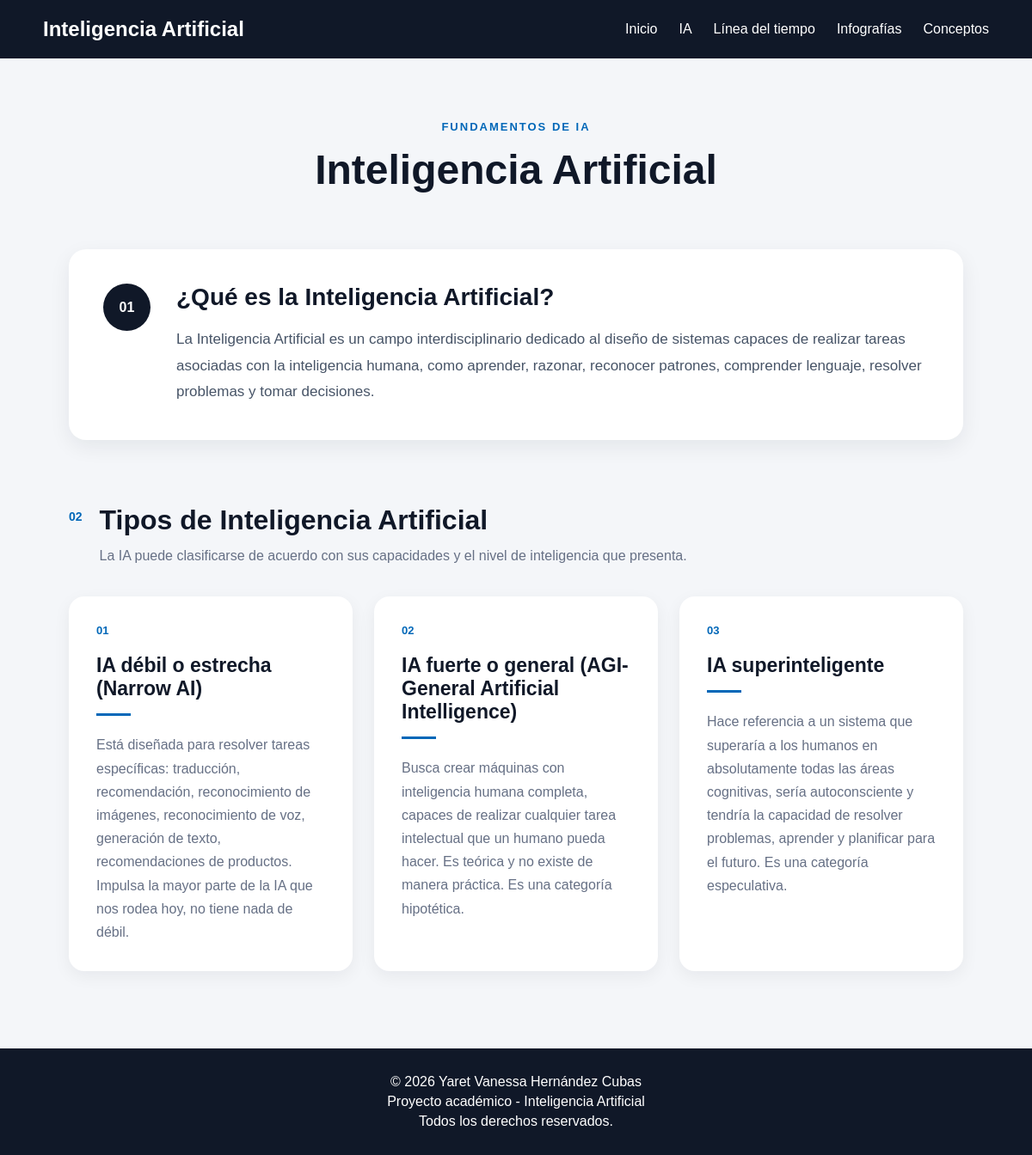
Screenshot of /ia/ with the database file from the repository.
### principal/models.py (models this page shows, shortened)
class TipoIA(models.Model):
    nombre = models.CharField(max_length=100)
    definicion = models.TextField()

### principal/views.py (the view)
# urls.py: path('ia/', views.ia, name='ia'),
def ia(request):
    tipos = TipoIA.objects.all()
    return render(request, 'principal/ia.html', {
        'tipos': tipos
    })

### templates/principal/ia.html (shortened to what this page needs)
{% extends 'principal/base.html' %}
{% block content %}
<section class="pagina-ia">
    <div class="encabezado-ia">
        <span class="etiqueta">FUNDAMENTOS DE IA</span>
        <h2>Inteligencia Artificial</h2>
    </div>
    <div class="definicion-ia">
        <div class="numero-seccion">
            01
        </div>
        <div>
            <h3>¿Qué es la Inteligencia Artificial?</h3>
            <p>
                La Inteligencia Artificial es un campo interdisciplinario dedicado al diseño de sistemas capaces de realizar tareas asociadas con la inteligencia humana, como aprender, razonar, reconocer patrones, comprender lenguaje, resolver problemas y tomar decisiones.
            </p>
        </div>
    </div>
    <div class="seccion-tipos">
        <div class="titulo-seccion">
            <span>02</span>
            <div>
                <h3>Tipos de Inteligencia Artificial</h3>
                <p>
                    La IA puede clasificarse de acuerdo con sus capacidades
                    y el nivel de inteligencia que presenta.
                </p>
            </div>
        </div>
        <div class="tipos-container">
            {% for tipo in tipos %}
            <article class="tipo-card">
                <div class="card-numero">
                    {{ forloop.counter|stringformat:"02d" }}
                </div>
                <h4>{{ tipo.nombre }}</h4>
                <div class="linea-card"></div>
                <p>{{ tipo.definicion }}</p>
            </article>
            {% empty %}
            <p class="sin-datos">
                Todavía no hay tipos de Inteligencia Artificial registrados.
            </p>
            {% endfor %}
        </div>
    </div>
</section>
{% endblock %}

### static/principal/css/styles.css (style rules this page uses)
* { margin: 0; padding: 0; box-sizing: border-box; }
body { font-family: Arial, sans-serif; background-color: #f4f6f9; color: #222; }
.pagina-ia { max-width: 1100px; margin: 0 auto; padding: 70px 30px 90px; }
.encabezado-ia { text-align: center; max-width: 800px; margin: 0 auto 65px; }
.etiqueta { display: inline-block; font-size: 13px; font-weight: bold; letter-spacing: 2px; color: #0067b8; margin-bottom: 15px; }
.encabezado-ia h2 { font-size: 48px; margin-bottom: 18px; color: #101828; }
.definicion-ia { display: flex; gap: 30px; align-items: flex-start; background-color: white; padding: 40px; border-radius: 20px; box-shadow: 0 8px 25px rgba(16, 24, 40, 0.07); margin-bottom: 75px; }
.numero-seccion { min-width: 55px; height: 55px; display: flex; align-items: center; justify-content: center; background-color: #101828; color: white; border-radius: 50%; font-size: 16px; font-weight: bold; }
.definicion-ia h3 { font-size: 28px; color: #101828; margin-bottom: 18px; }
.definicion-ia p { font-size: 17px; line-height: 1.8; color: #475467; }
.seccion-tipos { margin-top: 20px; }
.titulo-seccion { display: flex; align-items: flex-start; gap: 20px; margin-bottom: 35px; }
.titulo-seccion > span { font-size: 14px; font-weight: bold; color: #0067b8; padding-top: 6px; }
.titulo-seccion h3 { font-size: 32px; color: #101828; margin-bottom: 10px; }
.titulo-seccion p { color: #667085; font-size: 16px; line-height: 1.6; }
.tipos-container { display: grid; grid-template-columns: repeat(3, 1fr); gap: 25px; }
.tipo-card { background-color: white; padding: 32px; border-radius: 18px; box-shadow: 0 6px 20px rgba(16, 24, 40, 0.06); transition: transform 0.25s ease, box-shadow 0.25s ease; }
.card-numero { font-size: 13px; font-weight: bold; color: #0067b8; margin-bottom: 20px; }
.tipo-card h4 { font-size: 23px; color: #101828; margin-bottom: 15px; }
.linea-card { width: 40px; height: 3px; background-color: #0067b8; margin-bottom: 20px; }
.tipo-card p { color: #667085; font-size: 16px; line-height: 1.7; }

### rows the page displays
TipoIA: nombre "IA débil o estrecha (Narrow AI)", definicion "Está diseñada para resolver tareas específicas: traducción, recomendación, reconocimiento de imágenes, reconocimiento de voz, generación de texto, recomendaciones de productos. Impulsa la mayor parte de la IA que nos rodea hoy, no tiene nada de débil."
TipoIA: nombre "IA fuerte o general (AGI- General Artificial Intelligence)", definicion "Busca crear máquinas con inteligencia humana completa, capaces de realizar cualquier tarea intelectual que un humano pueda hacer. Es teórica y no existe de manera práctica. Es una categoría hipotética."
TipoIA: nombre "IA superinteligente", definicion "Hace referencia a un sistema que superaría a los humanos en absolutamente todas las áreas cognitivas, sería autoconsciente y tendría la capacidad de resolver problemas, aprender y planificar para el futuro. Es una categoría especulativa."
